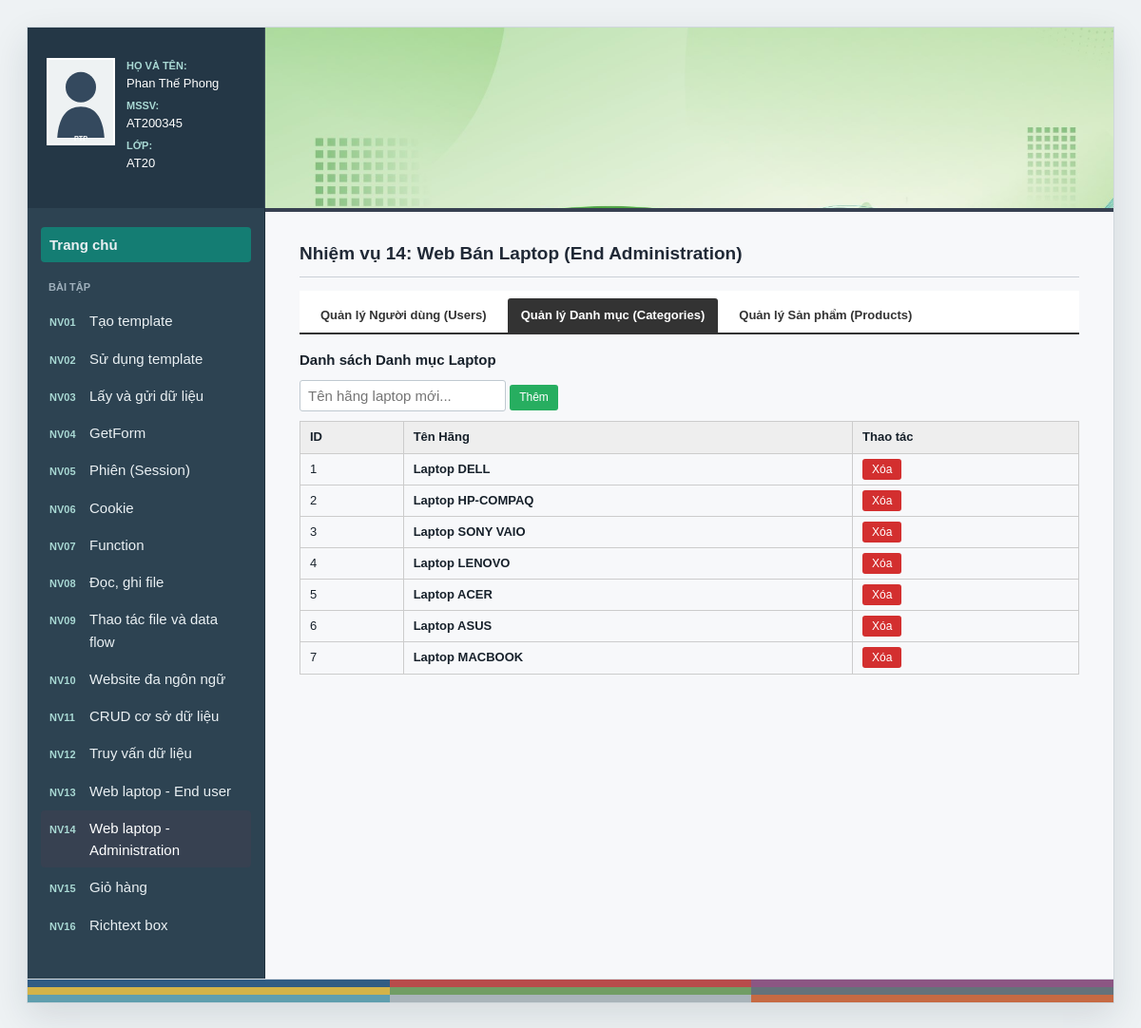
Page /nhiemvu14.php?tab=categories on the committed database.
### tables this page shows
CREATE TABLE IF NOT EXISTS categories (
    id INT AUTO_INCREMENT PRIMARY KEY,
    name VARCHAR(100) NOT NULL
);

### nhiemvu14.php (the view, shortened to what this page needs)
<?php
$conn = connect_database('laptop_shop', 'sql/laptop_shop.sql');
$tab = $_GET['tab'] ?? 'users';
$action = $_GET['action'] ?? 'list';
include "includes/header.php";
?>
<h3>Nhiệm vụ 14: Web Bán Laptop (End Administration)</h3>
<div class="admin-tab">
    <a href="nhiemvu14.php?tab=users" class="<?php echo ($tab == 'users') ? 'active' : ''; ?>">Quản lý Người dùng (Users)</a>
    <a href="nhiemvu14.php?tab=categories" class="<?php echo ($tab == 'categories') ? 'active' : ''; ?>">Quản lý Danh mục (Categories)</a>
    <a href="nhiemvu14.php?tab=products" class="<?php echo ($tab == 'products') ? 'active' : ''; ?>">Quản lý Sản phẩm (Products)</a>
</div>
<?php if ($tab === 'users'): ?>
    <?php if ($action === 'add'): ?>
        <h4>Thêm người dùng mới</h4>
        <form method="POST" action="nhiemvu14.php?tab=users">
            <table cellpadding="6">
                <tr><td>Username:</td><td><input type="text" name="username" required></td></tr>
                <tr><td>Password:</td><td><input type="password" name="password" required></td></tr>
                <tr><td>Fullname:</td><td><input type="text" name="fullname" required></td></tr>
                <tr><td>Birthday:</td><td><input type="date" name="birthday" value="2000-01-01" required></td></tr>
                <tr><td>Address:</td><td><input type="text" name="address" required></td></tr>
                <tr><td></td><td><button type="submit" name="btnSaveUser" class="btn-adm btn-green">Lưu</button> <a href="nhiemvu14.php?tab=users" class="btn-adm" style="background:#777;">Hủy</a></td></tr>
            </table>
        </form>
    <?php else: ?>
        <div style="display:flex; justify-content:space-between; align-items:center;">
            <b>Danh sách Users</b>
            <a href="nhiemvu14.php?tab=users&action=add" class="btn-adm btn-green">➕ Thêm User</a>
        </div>
        <table class="admin-table">
            <tr>
                <th>ID</th><th>Tài khoản</th><th>Họ tên</th><th>Ngày sinh</th><th>Địa chỉ</th><th>Thao tác</th>
            </tr>
            <?php
            $rs = mysqli_query($conn, "SELECT * FROM users");
            while ($u = mysqli_fetch_assoc($rs)):
            ?>
                <tr>
                    <td><?php echo $u['id']; ?></td>
                    <td><b><?php echo htmlspecialchars($u['username']); ?></b></td>
                    <td><?php echo htmlspecialchars($u['fullname']); ?></td>
                    <td><?php echo $u['birthday']; ?></td>
                    <td><?php echo htmlspecialchars($u['address']); ?></td>
                    <td><a href="nhiemvu14.php?tab=users&action=delete&id=<?php echo $u['id']; ?>" class="btn-adm btn-red" onclick="return confirm('Xóa người dùng này?')">Xóa</a></td>
                </tr>
            <?php endwhile; ?>
        </table>
    <?php endif; ?>
<?php elseif ($tab === 'categories'): ?>
    <div style="display:flex; justify-content:space-between; align-items:center;">
        <b>Danh sách Danh mục Laptop</b>
    </div>
    <form method="POST" action="nhiemvu14.php?tab=categories" style="margin: 10px 0;">
        <input type="text" name="cat_name" placeholder="Tên hãng laptop mới..." required style="padding: 4px 8px;">
        <button type="submit" name="btnSaveCat" class="btn-adm btn-green">Thêm</button>
    </form>
    <table class="admin-table">
        <tr><th>ID</th><th>Tên Hãng</th><th>Thao tác</th></tr>
        <?php
        $rs = mysqli_query($conn, "SELECT * FROM categories");
        while ($c = mysqli_fetch_assoc($rs)):
        ?>
            <tr>
                <td><?php echo $c['id']; ?></td>
                <td><b><?php echo htmlspecialchars($c['name']); ?></b></td>
                <td><a href="nhiemvu14.php?tab=categories&action=delete&id=<?php echo $c['id']; ?>" class="btn-adm btn-red" onclick="return confirm('Xóa danh mục này?')">Xóa</a></td>
            </tr>
        <?php endwhile; ?>
    </table>
<?php endif; ?>
<?php
include "includes/footer.php";
?>

### css/style.css (style rules this page uses)
:root { --ink: #17212b; --muted: #66727f; --line: #dbe1e6; --surface: #ffffff; --canvas: #eef2f4; --nav: #243746; --accent: #147d73; --accent-soft: #e8f4f2; --warning: #c95d28; }
* { box-sizing: border-box; }
html { background: var(--canvas); }
body { margin: 0; padding: 28px; color: var(--ink); background: var(--canvas); font-family: Arial, Helvetica, sans-serif; font-size: 15px; line-height: 1.55; }
body[class^="task-"] .main-content > h3:first-of-type { padding-bottom: 12px; border-bottom: 1px solid var(--task-line, var(--line)); color: var(--task-heading, #183143); }
.task-14 { --task-accent: #374151; --task-line: #cbd0d7; --task-heading: #202936; }
.task-14 .admin-tab { background: #fff; padding: 8px 8px 0; }
h1, h2, h3, h4 { margin: 0 0 14px; line-height: 1.25; color: #183143; letter-spacing: 0; }
h3 { font-size: 19px; }
form { max-width: 760px; }
input, select, textarea, button { font: inherit; }
input[type="text"], input[type="email"], input[type="password"], input[type="number"], input[type="date"], select, textarea { max-width: 100%; padding: 8px 10px; color: var(--ink); background: #fff; border: 1px solid #bfc9d0; border-radius: 3px; }
input[type="submit"], input[type="button"], input[type="reset"], button { padding: 8px 14px; color: #fff; background: var(--accent); border: 0; border-radius: 3px; cursor: pointer; }
table { max-width: 100%; border-collapse: collapse; }
th, td { padding: 8px 10px; }
th { background: #edf2f4; text-align: left; }

### nhiemvu14.php (style rules this page uses)
.admin-tab { display: flex; gap: 8px; margin-bottom: 15px; border-bottom: 2px solid #333; }
.admin-tab a { padding: 8px 14px; text-decoration: none; font-size: 13px; font-weight: bold; color: #333; border-radius: 3px 3px 0 0; }
.admin-tab a.active { background: #333; color: #fff; }
.admin-table { width: 100%; border-collapse: collapse; margin-top: 10px; font-size: 13px; }
.admin-table th, .admin-table td { border: 1px solid #ccc; padding: 6px 10px; }
.admin-table th { background: #eee; }
.btn-adm { padding: 4px 10px; background: #2196F3; color: white; text-decoration: none; border-radius: 3px; font-size: 12px; border: none; cursor: pointer; }
.btn-red { background: #d32f2f; }
.btn-green { background: #27ae60; }

### rows in the picture
categories: id "1", name "Laptop DELL"
categories: id "2", name "Laptop HP-COMPAQ"
categories: id "3", name "Laptop SONY VAIO"
categories: id "4", name "Laptop LENOVO"
categories: id "5", name "Laptop ACER"
categories: id "6", name "Laptop ASUS"
categories: id "7", name "Laptop MACBOOK"

### other values in the picture
escapeHtml(STUDENT_NAME) "Phan Thế Phong"
escapeHtml(STUDENT_ID) "AT200345"
escapeHtml(STUDENT_CLASS) "AT20"
$taskCode "NV01"
escapeHtml($taskTitle) "Tạo template"
$taskCode "NV02"
escapeHtml($taskTitle) "Sử dụng template"
$taskCode "NV03"
escapeHtml($taskTitle) "Lấy và gửi dữ liệu"
$taskCode "NV04"
escapeHtml($taskTitle) "GetForm"
$taskCode "NV05"
escapeHtml($taskTitle) "Phiên (Session)"
$taskCode "NV06"
escapeHtml($taskTitle) "Cookie"
